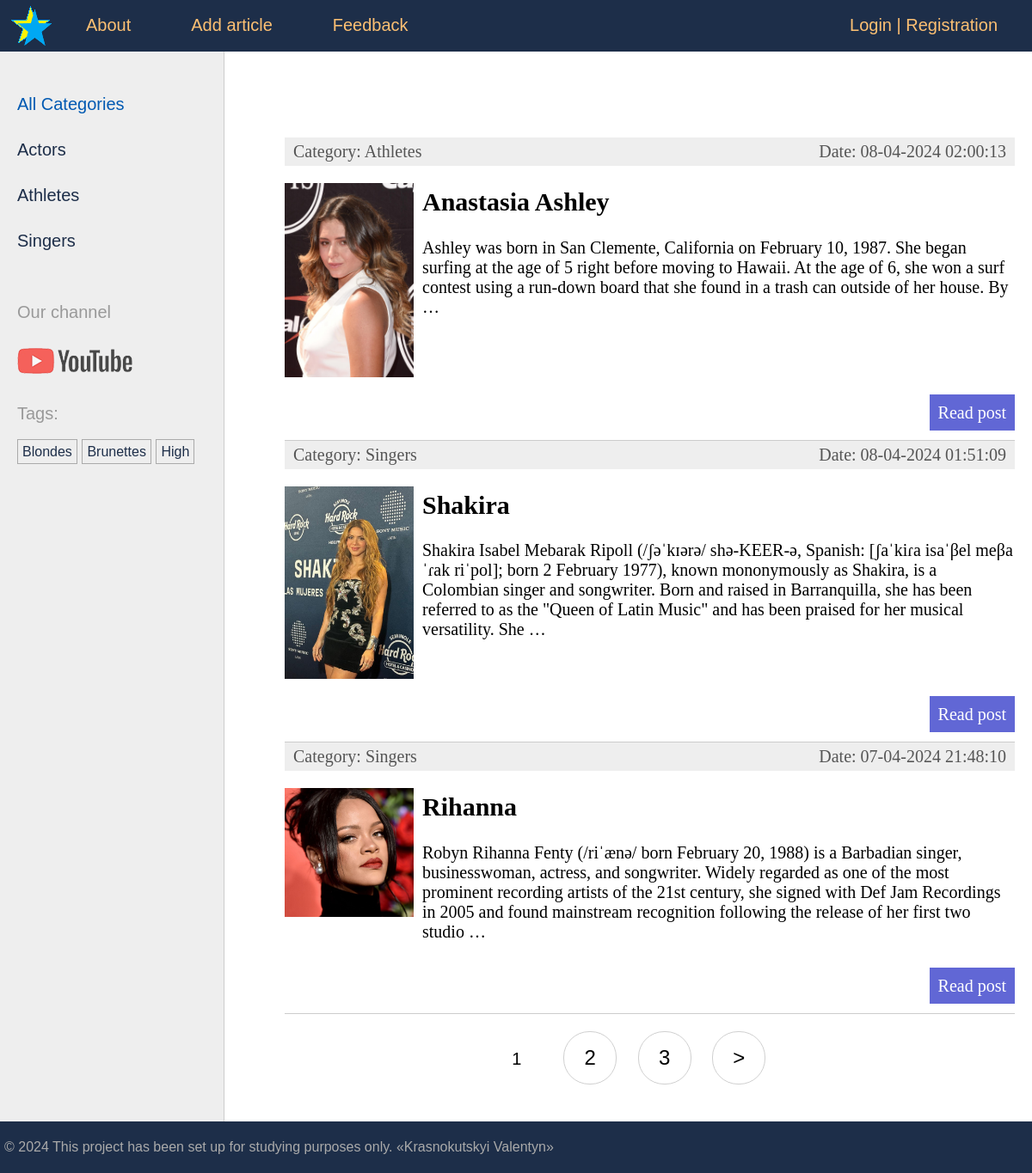
The app's page /, older data.
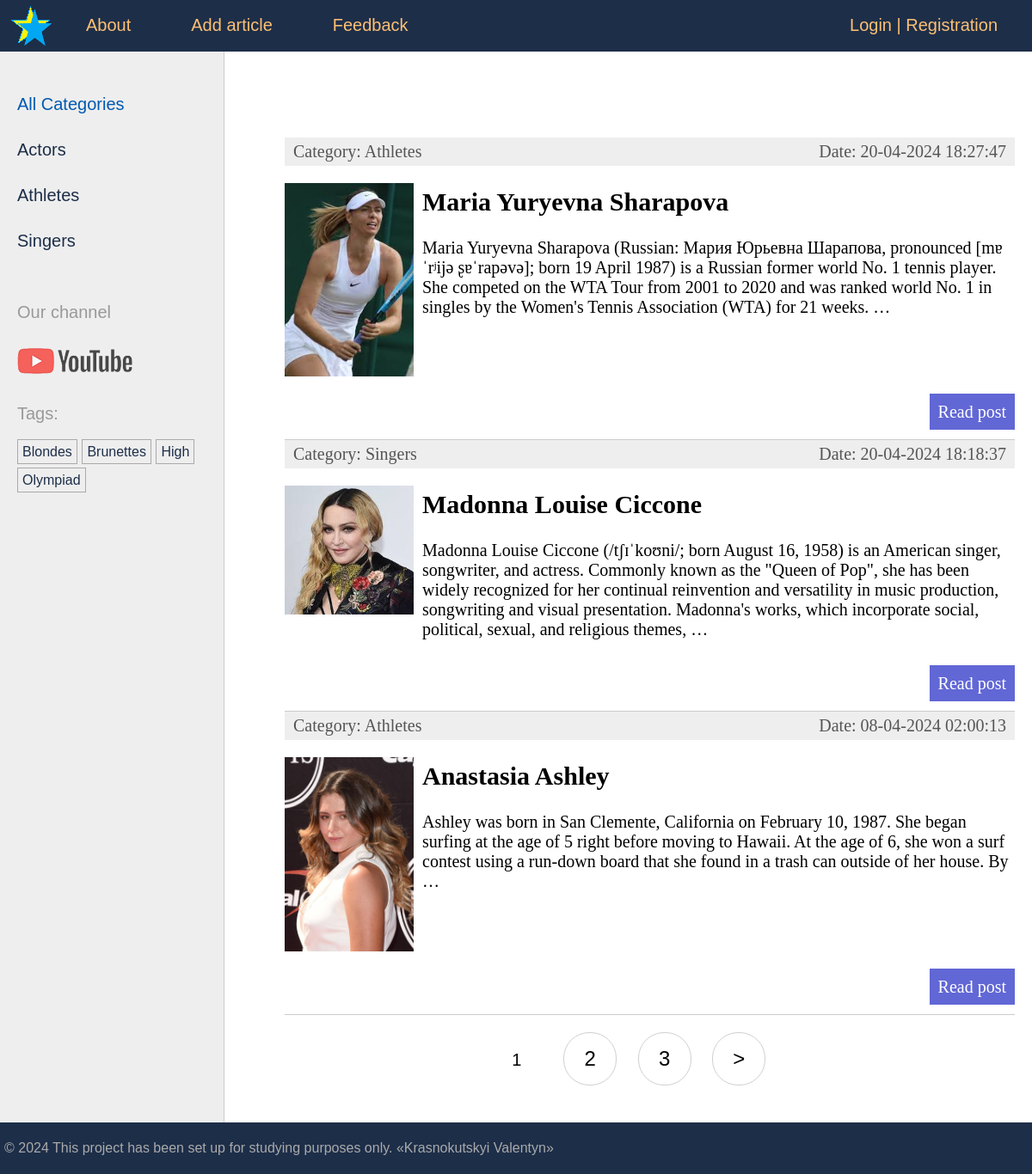
The same page, newer data.
### stars/models.py (models this page shows, shortened)
class Category(models.Model):
    name = models.CharField(max_length=100, db_index=True, verbose_name='Category')  # Name of the category
    slug = models.SlugField(max_length=255, unique=True, db_index=True)  # Unique slug for URLs
    class Meta:
        verbose_name = 'Category'
        verbose_name_plural = 'Categories'
    def get_absolute_url(self):
        return reverse('category', kwargs={'cat_slug': self.slug})  # URL pattern for accessing a category detail view

class TagPost(models.Model):
    tag = models.CharField(max_length=100, db_index=True)  # Tag name
    slug = models.SlugField(max_length=255, unique=True, db_index=True)  # Unique slug for URLs
    def get_absolute_url(self):
        return reverse('tag', kwargs={'tag_slug': self.slug})  # URL pattern for accessing a tag detail view

class Stars(models.Model):
    class Status(models.IntegerChoices):
        DRAFT = 0, 'Draft'
        PUBLISHED = 1, 'Published'
    title = models.CharField(max_length=255, verbose_name='Title', validators=[
        MinLengthValidator(1, message='Minimum 1 characters'),
        MaxLengthValidator(50, message='Maximum 50 characters'),
                            ])  # Title of the star
    slug = models.SlugField(max_length=255, db_index=True, unique=True, verbose_name='Slug', validators=[
        MinLengthValidator(1, message='Minimum 1 characters'),
        MaxLengthValidator(50, message='Maximum 50 characters'),
                            ])  # Unique slug for URLs
    photo = models.ImageField(upload_to="photos/%Y/%m/%d/", default=None, blank=True, null=True, verbose_name="Photo")
    content = models.TextField(blank=True, verbose_name='Article text')  # Content of the star
    time_create = models.DateTimeField(auto_now_add=True, verbose_name='Time create')  # Date and time of creation
    time_update = models.DateTimeField(auto_now=True, verbose_name="Update time")  # Date and time of last update
    is_published = models.BooleanField(choices=tuple(map(lambda x: (bool(x[0]), x[1]), Status.choices)),
                                       default=Status.DRAFT, verbose_name='Status')  # Status of publication
    cat = models.ForeignKey('Category', on_delete=models.PROTECT, related_name='posts',
                            verbose_name='Category')  # Category of the star
    tags = models.ManyToManyField('TagPost', blank=True, related_name='tags',
                                  verbose_name='Tags')  # Tags associated with the star
    spouse = models.OneToOneField('Spouse', on_delete=models.SET_NULL,
                                  null=True, blank=True, related_name='star',
                                  verbose_name='Spouse')  # Spouse of the star
    objects = models.Manager()
    published = PublishedModel()  # Custom manager for published stars
    class Meta:
        verbose_name = 'Star'
        verbose_name_plural = 'Stars'
        ordering = ['-time_create']  # Ordering stars by creation time in descending order
        indexes = [
            models.Index(fields=['-time_create']),  # Index for faster querying by creation time
        ]
    def get_absolute_url(self):
        return reverse('post', kwargs={'post_slug': self.slug})  # URL pattern for accessing a star detail view

### stars/views.py (the view)
# urls.py: path('', views.StarsHome.as_view(), name='home'),  # http://127.0.0.1:8000
class StarsHome(DataMixin, ListView):  # View for displaying the main page
    template_name = 'stars/index.html'  # Template name
    context_object_name = 'posts'  # Context variable name
    title_page = 'Main page'
    cat_selected = 0
    def get_queryset(self):  # Get objects to display on the page
        return Stars.published.all().select_related('cat')  # All published articles

### stars/models.py (called while the page is built)
    def get_queryset(self):
        return super().get_queryset().filter(is_published=Stars.Status.PUBLISHED)

### stars/templatetags/stars_tags.py (called while the page is built)
@register.inclusion_tag('stars/list_categories.html')
def show_categories(cat_selected_id=0):
    cats = Category.objects.annotate(total=Count("posts")).filter(total__gt=0)
    return {"cats": cats, "cat_selected": cat_selected_id}

@register.inclusion_tag('stars/list_tags.html')
def show_all_tags():
    return {"tags": TagPost.objects.annotate(total=Count("tags")).filter(total__gt=0)}

### users/context_processors.py (called while the page is built)
def get_stars_context(request):
    return {'mainmenu': menu}

### stars/templates/stars/index.html (shortened to what this page needs)
{% extends 'base.html' %}
{% block content %}
<ul class="list-articles">
    {% for p in posts %}
    <li><div class="article-panel">
         <p class="first">Category: {{p.cat.name}}</p>
         <p class="last">Date: {{p.time_update|date:"d-m-Y H:i:s"}}</p>
        </div>
        {% if p.photo %}
                   <p ><img class="img-article-left thumb" src="{{p.photo.url}}"></p>
        {% endif %}
        <h2>{{p.title}}</h2>
        {% autoescape off %}
        {{p.content|linebreaks|truncatewords:50}}
        {% endautoescape %}
        <p class="link-read-post"><a href="{{ p.get_absolute_url }}">Read post</a></p>
    </li>
    {% endfor %}
</ul>
{% endblock %}
{% block navigation %}
{% if page_obj.has_other_pages %}
<nav class="list-pages">
    <ul>
        {% for p in paginator.page_range %}
            {% if page_obj.number == p %}
                <li class="page-num page-num-selected">{{ p }}</li>
            {% elif p >= page_obj.number|add:-2 and p <= page_obj.number|add:2  %}
                <li class="page-num">
                    <a href="?page={{ p }}">{{ p }}</a>
                </li>
            {% endif %}
        {% endfor %}
        {% if page_obj.has_next %}
        <li class="page-num">
            <a href="?page={{ page_obj.next_page_number }}">&gt;</a>
        </li>
        {% endif %}
    </ul>
</nav>
{% endif %}
{% endblock %}

### templates/base.html (shortened to what this page needs)
{% load static %}
{% load stars_tags %}
<!DOCTYPE html>
<html>
<head>
    <link type="text/css" href="{% static 'stars/css/styles.css' %}" rel="stylesheet"/>
</head>
</head>
<body>
<table class="table-page" border=0 cellpadding="0" cellspacing="0">
    <tr>
        <td valign=top>
            {% block mainmenu %}
            <div class="header">
                <ul id="mainmenu" class="mainmenu">
                    <li class="logo"><a href="{% url 'home' %}">
                        <div class="logo"></div>
                    </a></li>
                    {% for m in mainmenu %}
                        <li><a href="{% url m.url_name %}">{{m.title}}</a></li>
                    {% endfor %}
                        {% if user.is_authenticated %}
                            <li class="last"> {{user.username}} | <a href="{% url 'users:logout' %}">Logout</a></li>
                        {% else %}
                            <li class="last"><a href="{% url 'users:login' %}">Login</a> | <a href="#">Registration</a></li>
                        {% endif %}
                </ul>
            </div>
            {% endblock mainmenu %}
            <table class="table-content" border=0 cellpadding="0" cellspacing="0">
                <tr>
                    <td valign="top" class="left-chapters">
                        <ul id="leftchapters">
                            {% if cat_selected == 0 %}
                            <li class="selected">All Categories</li>
                            {% else %}
                            <li><a href="{% url 'home' %}">All Categories</a></li>
                            {% endif %}
                            {% show_categories cat_selected %}
                            <li class="share">
                                <p>Our channel</p>
                                <a class="share-yt"
                                   href="https://www.youtube.com/"
                                   target="_blank" rel="nofollow"></a>
                            </li>
                            <li>{% show_all_tags %}</li>
                        </ul>
                    </td>
                    <td valign="top" class="content">
                        <div class="content-text">
                            {% block content %}
                            {% endblock %}
                        </div>
                        {% block navigation %}
                        {% endblock %}
                    </td>
                </tr>
            </table>
        </td>
    </tr>
    <tr>
        <td valign=top>
            <div id="footer">
                <p>&copy; 2024 This project has been set up for studying purposes only.
                    &laquo;Krasnokutskyi Valentyn&raquo;</p>
            </div>
        </td>
    </tr>
</table>
</body>
</html>

### stars/templates/stars/list_categories.html
{% for cat in cats %}
         {% if cat.id == cat_selected %}
                   <li class="selected">{{cat.name}}</li>
         {% else %}
                   <li><a href="{{ cat.get_absolute_url }}">{{cat.name}}</a></li>
         {% endif %}
{% endfor %}

### stars/templates/stars/list_tags.html
{% if tags %}
    Tags:</p>
    <ul class="tags-list">
        {% for t in tags %}
        <li><a href="{{t.get_absolute_url}}">{{t.tag}}</a></li>
        {% endfor %}
    </ul>
{% endif %}

### stars/static/stars/css/styles.css (style rules this page uses)
html, body { font-family: 'Arial'; margin: 0; padding: 0; height: 100%; width: 100%; color: #1d2e49; }
a { color: #0059b2; text-decoration: none; }
img { max-width: 600px; height: auto; }
img.img-article-left { max-width: 300px; height: auto; float: left; padding: 0 10px 10px 0; }
img.img-article-left.thumb { max-width: 150px; height: auto; }
p.link-read-post { text-align: right; }
p.link-read-post a { padding: 10px; min-width: 100px; background: #6167d5; color: #fff; text-decoration: none; }
div.article-panel { background: #eee; padding: 5px 10px 5px 10px; box-sizing: border-box; overflow: hidden; color: #555; }
div.article-panel p.first { margin: 0; float: left; }
div.article-panel p.last { margin: 0; float: right; }
ul.list-articles { list-style: none; margin: 0; padding: 0; }
ul.list-articles li { border-bottom: 1px solid #ccc; }
.table-page { width: 100%; height: 100%; vertical-align: top; }
.table-page tr { height: 100%; }
.header { background: #1d2e49; height: 60px; }
.logo { background: url('../images/logo_star.png') no-repeat 10px 5px; width: 70px; height: 60px; }
ul.mainmenu { list-style: none; margin: 0; padding: 0; height: 60px; color: #fdc073; font-size: 20px; overflow: hidden; }
ul.mainmenu li { float: left; margin: 18px 40px 0 30px; }
ul.mainmenu li.logo { margin: 0; }
ul.mainmenu li.last { float: right; }
ul.mainmenu li a { color: #fdc073; text-decoration: none; }
.table-content { width: 100%; min-height: 100%; height: 100%; }
.left-chapters { margin: 0; background: #eee; border-right: 1px solid #ccc; }
.left-chapters ul { width: 230px; margin: 0; padding: 20px 10px 10px 20px; list-style: none; font-size: 20px; }
.left-chapters ul li { margin: 30px 0 0 0; color: #999; }
.left-chapters ul li.selected { color: #0059b2; }
.left-chapters ul li a { color: #1d2e49; text-decoration: none; }
.left-chapters ul li.share { margin: 60px 0 0 0; }
.left-chapters ul li.share p { margin: 30px 0 30px 0; }
.left-chapters ul li.share a { display: inline-block; width: 40px; height: 40px; margin: 0 20px 0 0; }
.left-chapters ul li.share a.share-yt { width: 100%; height: 30px; background: url('../images/share_yt.png') no-repeat 0 0 }
ul.tags-list { width: 100%; margin: 0; padding: 0; list-style: none; }
ul.tags-list li { margin: 0; padding: 0 0 10px; display: inline-block; }
ul.tags-list li a { padding: 5px; font-size: 16px; border: 1px solid #aaa; }
.content { padding: 40px 20px 20px 40px; width: 100%; box-sizing: border-box; }
.content-text { margin: 60px 0 0 30px; color: #000; font-size: 20px; font-family: Yandex Sans Display Light; }
#footer { box-sizing: border-box; background: #1d2e49; padding: 5px; color: #aaa; font-size: 16px; font-family: Verdana, Geneva, Arial, Helvetica; text-align: left; overflow: hidden; }
.list-pages { text-align: center; margin: 0 0 20px 0; }
.list-pages ul { margin: 20px 0 0 0; padding: 0; list-style: none; }
.list-pages ul li { display: inline-block; margin: 0 20px 0 0; }
.list-pages a { color: #000; font-size: 24px; text-decoration: none; }
.list-pages .page-num, .page-num-selected { display: inline-block; width: 60px; height: 44px; padding: 16px 0 0 0; border: 1px solid #d0d0d0; border-radius: 30px; }
.list-pages .page-num-selected { border: none; color: #000; font-size: 20px; }

Row changes from the older to the newer data that the page shows:
no longer on this page (row unchanged): Stars: cat.name "Singers", time_update "08-04-2024 01:51:09", photo (picture), title "Shakira", content "Shakira Isabel Mebarak Ripoll (/ʃəˈkɪərə/ shə-KEER-ə, Spanish: [ʃaˈkiɾa isaˈβel meβaˈɾak riˈpol]; born 2 February 1977), known mononymously as Shakira, is a Colombian singer and songwriter. Born and raised in Barranquilla, she has been referred to as the \"Queen of Latin Music\" and has been praised for her musical versatility. She …"
no longer on this page (row unchanged): Stars: cat.name "Singers", time_update "07-04-2024 21:48:10", photo (picture), title "Rihanna", content "Robyn Rihanna Fenty (/riˈænə/ born February 20, 1988) is a Barbadian singer, businesswoman, actress, and songwriter. Widely regarded as one of the most prominent recording artists of the 21st century, she signed with Def Jam Recordings in 2005 and found mainstream recognition following the release of her first two studio …"
now on this page (row unchanged): TagPost: tag "Olympiad"
added Stars: cat.name "Athletes", time_update "20-04-2024 18:27:47", photo (picture), title "Maria Yuryevna Sharapova", content "Maria Yuryevna Sharapova (Russian: Мария Юрьевна Шарапова, pronounced [mɐˈrʲijə ʂɐˈrapəvə]; born 19 April 1987) is a Russian former world No. 1 tennis player. She competed on the WTA Tour from 2001 to 2020 and was ranked world No. 1 in singles by the Women's Tennis Association (WTA) for 21 weeks. …"
added Stars: cat.name "Singers", time_update "20-04-2024 18:18:37", photo (picture), title "Madonna Louise Ciccone", content "Madonna Louise Ciccone (/tʃɪˈkoʊni/; born August 16, 1958) is an American singer, songwriter, and actress. Commonly known as the \"Queen of Pop\", she has been widely recognized for her continual reinvention and versatility in music production, songwriting and visual presentation. Madonna's works, which incorporate social, political, sexual, and religious themes, …"
